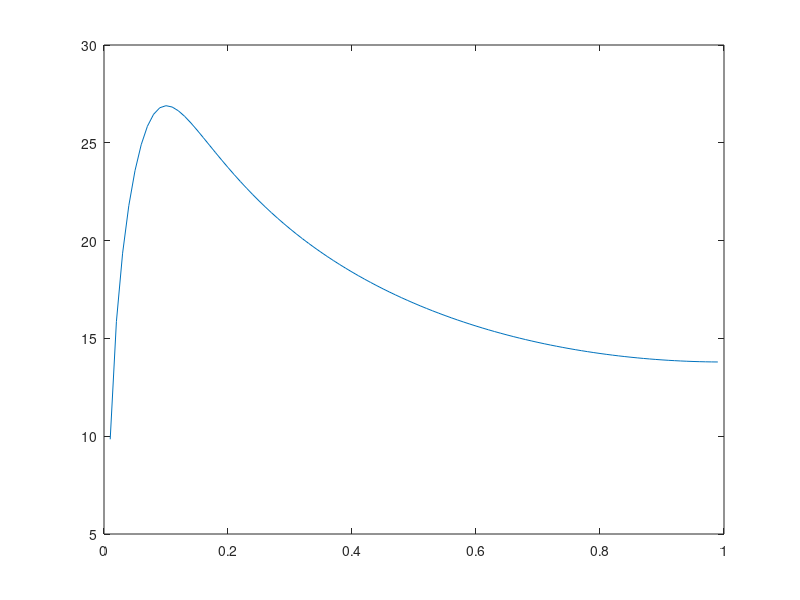

The MATLAB script that drew this image:
b = [7.839 -7.839];
a = [1 -1.562 0.6413];
[h,w] = freqz(b, a, 100);
plot(w/pi, 20*log10(abs(h)));
% a oscillator and why??